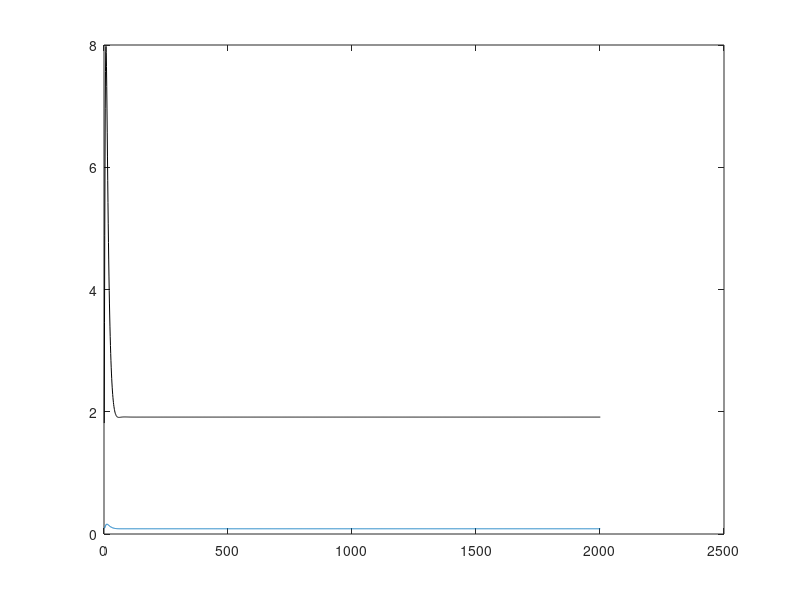
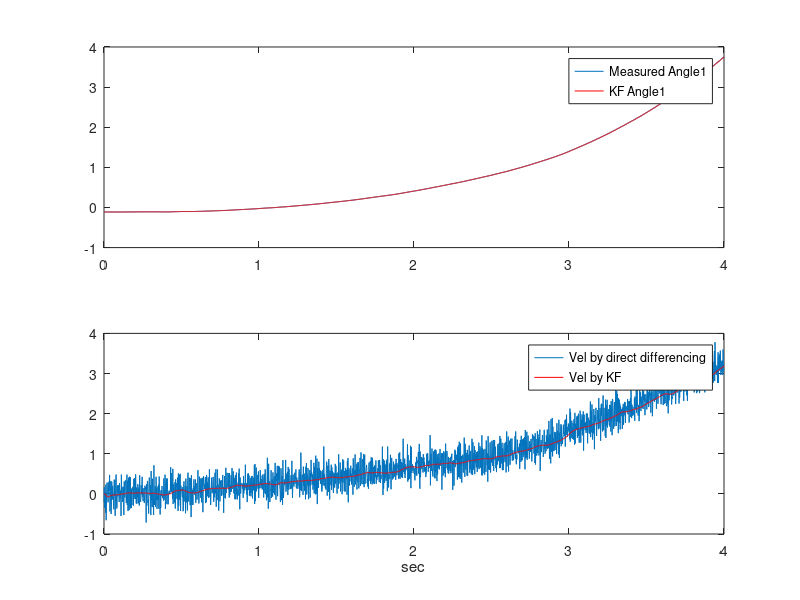
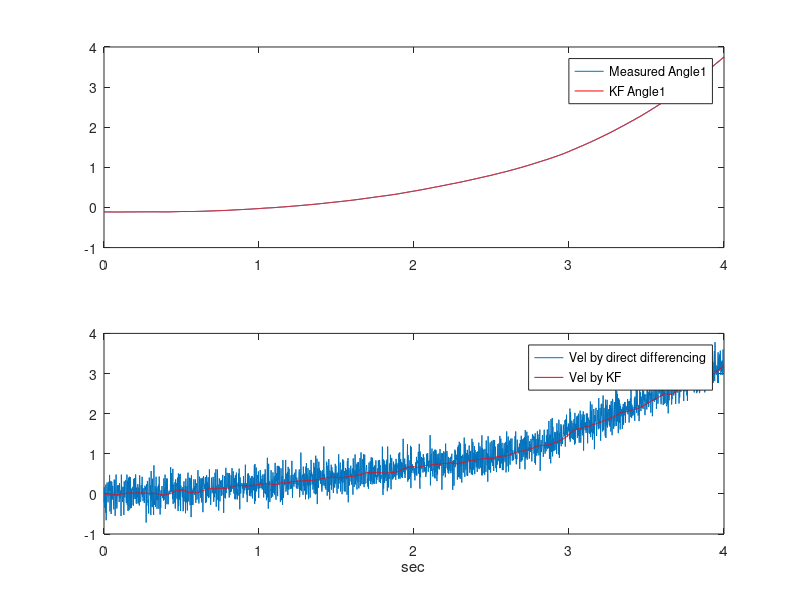

These figures' MATLAB source, in order:
clear
close all
load qd 
load q
load x1
x_1=transpose(x_1);

Angle1 = x_1(:,1); % To test Joint n just use instead Angle1 = Joint_Angles(:,n);
fs = 500; % Sample rate
Vel1 = diff(Angle1)*fs; % Estimate by direct differencing
t = [0:length(Vel1)]/fs;
Ac = [0 1;0 0];
Bc = [0 1]';
C = [1 0];
sysc = ss(Ac, Bc, C, 0);
sys = c2d(sysc,1/fs);
[A,B,C,D] = ssdata(sys);
X = [Angle1(1) 0]'; % Initial condition (guess)
%Tuning parameters: For example for smoother performance you can decrease the value of Q at the cost of slow response or larger transient response errors
Q = 1000;
R = 1e-3;
P = [1e-4 0;0 1];
% KF loop
for k = 1:length(Angle1)
    Xm = A*X;
    Pm = A*P*A' + B*Q*B';
    yk = Angle1(k) - C*Xm;
   
    K = Pm*C'*inv(C*Pm*C' + R);
    X = Xm + K*yk;
    P = (eye(2) - K*C)*Pm;
    angKF(k) = X(1);
    velKF(k) = X(2);
    K1(k) = K(1);
    K2(k) = K(2);
end
figure
plot(K1),hold,plot(K2,'k') % Just to test the steady-state behaviors of Kalman gain
figure
subplot(2,1,1),plot(t,Angle1),hold,plot(t,angKF,'r'),legend('Measured Angle1','KF Angle1')
subplot(2,1,2),plot(t(1:length(Vel1)),Vel1),hold,plot(t,velKF,'r'),legend('Vel by direct differencing','Vel by KF')
xlabel('sec')
%Steady-state KF for implementation in Simulink
A = [1 1/fs;0 1];
C = [1 0];
K = [K1(k) K2(k)]'; %Based on tuning parameters above, e.g., K = [0.3945   49.2149]'
X = [Angle1(1) 0]';
for k = 1:length(Angle1)
    Xm = A*X;
    yk = Angle1(k) - C*Xm;
    X = Xm + K*yk;
    angKF(k) = X(1);
    velKF(k) = X(2);
end
figure
subplot(2,1,1),plot(t,Angle1),hold,plot(t,angKF,'r'),legend('Measured Angle1','KF Angle1')
subplot(2,1,2),plot(t(1:length(Vel1)),Vel1),hold,plot(t,velKF,'r'),legend('Vel by direct differencing','Vel by KF')
xlabel('sec')
 
 
 
